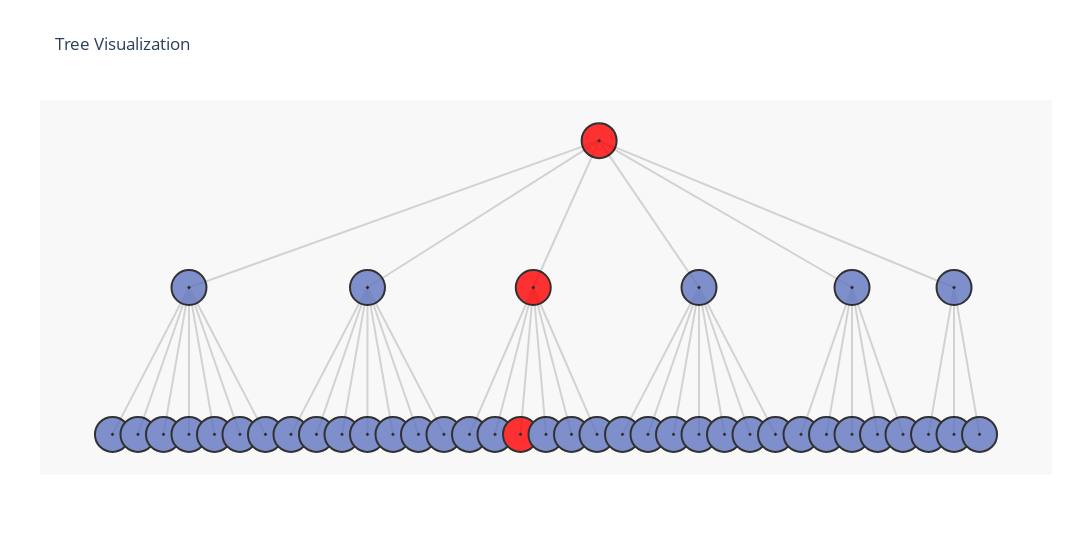

Notebook code cell kept with this figure:
### Code cell
from source.tree_visualization.visualize_start import visualize_tree_graph

visualize_tree_graph(tree, jupyter=True, special_nodes=[-1, 37, 9])

### Figure 1 — Plotly figure (JSON) as saved in the notebook; plotly's stock layout.template omitted (floating-point values rounded to 4 significant figures)
{"data": [{"hoverinfo": "none", "line": {"color": "rgb(210,210,210)", "width": 2}, "mode": "lines", "x": [0.0, -16.08, null, -16.08, -19.08, null, -16.08, -18.08, null, -16.08, -17.08, null, -16.08, -16.08, null, -16.08, -15.08, null, -16.08, -14.08, null, -16.08, -13.08, null, 0.0, -9.083, null, -9.083, -12.08, null, -9.083, -11.08, null, -9.083, -10.08, null, -9.083, -9.083, null, -9.083, -8.083, null, -9.083, -7.083, null, -9.083, -6.083, null, 0.0, -2.583, null, -2.583, -5.083, null, -2.583, -4.083, null, -2.583, -3.083, null, -2.583, -2.083, null, -2.583, -1.083, null, -2.583, -0.08333, null, 0.0, 3.917, null, 3.917, 0.9167, null, 3.917, 1.917, null, 3.917, 2.917, null, 3.917, 3.917, null, 3.917, 4.917, null, 3.917, 5.917, null, 3.917, 6.917, null, 0.0, 9.917, null, 9.917, 7.917, null, 9.917, 8.917, null, 9.917, 9.917, null, 9.917, 10.92, null, 9.917, 11.92, null, 0.0, 13.92, null, 13.92, 12.92, null, 13.92, 13.92, null, 13.92, 14.92, null], "y": [4.0, 3.0, null, 3.0, 2.0, null, 3.0, 2.0, null, 3.0, 2.0, null, 3.0, 2.0, null, 3.0, 2.0, null, 3.0, 2.0, null, 3.0, 2.0, null, 4.0, 3.0, null, 3.0, 2.0, null, 3.0, 2.0, null, 3.0, 2.0, null, 3.0, 2.0, null, 3.0, 2.0, null, 3.0, 2.0, null, 3.0, 2.0, null, 4.0, 3.0, null, 3.0, 2.0, null, 3.0, 2.0, null, 3.0, 2.0, null, 3.0, 2.0, null, 3.0, 2.0, null, 3.0, 2.0, null, 4.0, 3.0, null, 3.0, 2.0, null, 3.0, 2.0, null, 3.0, 2.0, null, 3.0, 2.0, null, 3.0, 2.0, null, 3.0, 2.0, null, 3.0, 2.0, null, 4.0, 3.0, null, 3.0, 2.0, null, 3.0, 2.0, null, 3.0, 2.0, null, 3.0, 2.0, null, 3.0, 2.0, null, 4.0, 3.0, null, 3.0, 2.0, null, 3.0, 2.0, null, 3.0, 2.0, null], "type": "scatter"}, {"hoverinfo": "text", "marker": {"color": ["red", "#6175c1", "#6175c1", "#6175c1", "#6175c1", "#6175c1", "#6175c1", "#6175c1", "#6175c1", "#6175c1", "#6175c1", "#6175c1", "#6175c1", "#6175c1", "#6175c1", "#6175c1", "#6175c1", "red", "#6175c1", "#6175c1", "red", "#6175c1", "#6175c1", "#6175c1", "#6175c1", "#6175c1", "#6175c1", "#6175c1", "#6175c1", "#6175c1", "#6175c1", "#6175c1", "#6175c1", "#6175c1", "#6175c1", "#6175c1", "#6175c1", "#6175c1", "#6175c1", "#6175c1", "#6175c1", "#6175c1"], "line": {"color": "#000000", "width": 2}, "size": 35, "symbol": "circle-dot"}, "mode": "markers", "name": "nodes", "opacity": 0.8, "text": ["Node Index: -1, Node Text: Root Node", "Node Index: 35, Node Text: In this tale, a kind-hearted father asks his two step<br>-daughters what they want him to bring back for them. One asks for beautiful dre<br>sses, while the other requests pearls and jewels. When the father asks Cinderell<br>a what she would like, she simply asks him to break off the first branch that kn<br>ocks against his hat on his way home. On his journey, a hazel twig knocks off hi<br>s hat, and he fulfills the wishes of his step-daughters and brings the hazel bra<br>nch to", "Node Index: 4, Node Text: asked his two step-daughters what he should bring back<br> for them Beautiful dresses, said one, pearls and jewels, said the second And yo<br>u, cinderella, said he, what will you have   Father break off for me the first b<br>ranch which knocks against your hat on your way home   So he bought beautiful dr<br>esses, pearls and jewels for his two step-daughters, and on his way home, as he <br>was riding through a green thicket, a hazel twig brushed against him and", "Node Index: 5, Node Text: knocked off his hat   Then he broke off the branch and<br> took it with him   When he reached home he gave his step-daughters the things w<br>hich they had wished for, and to cinderella he gave the branch from the hazel-bu<br>sh   Cinderella thanked him, went to her mother's grave and planted the branch o<br>n it, and wept so much that the tears fell down on it and watered it   And it gr<br>ew and became a handsome tree", "Node Index: 6, Node Text:  Thrice a day cinderella went and sat beneath it, and <br>wept and prayed, and a little white bird always came on the tree, and if cindere<br>lla expressed a wish, the bird threw down to her what she had wished for It happ<br>ened, however, that the king gave orders for a festival which was to last three <br>days, and to which all the beautiful young girls in the country were invited, in<br> order that his son might choose himself a bride", "Node Index: 18, Node Text: a dim little oil-lamp was burning on the mantle-piece<br>, for cinderella had jumped quickly down from the back of the pigeon-house and h<br>ad run to the little hazel-tree, and there she had taken off her beautiful cloth<br>es and laid them on the grave, and the bird had taken them away again, and then <br>she had seated herself in the kitchen amongst the ashes in her grey gown Next da<br>y when the festival began afresh, and her parents and", "Node Index: 19, Node Text: the step-sisters had gone once more, cinderella went <br>to the hazel-tree and said -      shiver and quiver, my little tree,      silver<br> and gold throw down over me Then the bird threw down a much more beautiful dres<br>s than on the preceding day  And when cinderella appeared at the wedding in this<br> dress, every one was astonished at her beauty   The king's son had waited until<br> she came, and instantly took her by the hand", "Node Index: 21, Node Text: between the branches like a squirrel that the king's <br>son did not know where she was gone   He waited until her father came, and said <br>to him, the unknown maiden has escaped from me, and I believe she has climbed up<br> the pear-tree   The father thought, can it be cinderella   And had an axe broug<br>ht and cut the tree down, but no one was on it   And when they got into the", "Node Index: 22, Node Text: kitchen, cinderella lay there among the ashes, as usu<br>al, for she had jumped down on the other side of the tree, had taken the beautif<br>ul dress to the bird on the little hazel-tree, and put on her grey gown On the t<br>hird day, when the parents and sisters had gone away, cinderella went once more <br>to her mother's grave and said to the little tree -      shiver and quiver, my l<br>ittle tree,      silver and gold throw down over me", "Node Index: 36, Node Text: Summary:<br><br>In this story, a father tells his daughters that only the one whose foot fits a <br>golden slipper will be his wife. The two sisters are hopeful as they both have p<br>retty feet, but the eldest sister's foot is too big for the slipper. At her moth<br>er's urging, she cuts off her toe to make the slipper fit, and she marries the k<br>ing's son. However, on their way to the palace, two pigeons warn that the shoe i<br>s too small and", "Node Index: 32, Node Text: however, took cinderella on his horse and rode away w<br>ith her   As they passed by the hazel-tree, the two white doves cried -      tur<br>n and peep, turn and peep,      no blood is in the shoe,      the shoe is not to<br>o small for her,      the true bride rides with you, and when they had cried tha<br>t, the two came flying down and placed themselves on cinderella's shoulders, one<br> on the right,", "Node Index: 25, Node Text: the father, and said to him, no one shall be my wife <br>but she whose foot this golden slipper fits   Then were the two sisters glad, fo<br>r they had pretty feet   The eldest went with the shoe into her room and wanted <br>to try it on, and her mother stood by   But she could not get her big toe into i<br>t, and the shoe was too small for her   Then her mother gave her a knife and sai<br>d, cut the toe off,", "Node Index: 26, Node Text: when you are queen you will have no more need to go o<br>n foot   The maiden cut the toe off, forced the foot into the shoe, swallowed th<br>e pain, and went out to the king's son   Then he took her on his his horse as hi<br>s bride and rode away with her   They were obliged, however, to pass the grave, <br>and there, on the hazel-tree, sat the two pigeons and cried -      turn and peep<br>, turn and peep,", "Node Index: 27, Node Text:      there's blood within the shoe,      the shoe it <br>is too small for her,      the true bride waits for you Then he looked at her fo<br>ot and saw how the blood was trickling from it   He turned his horse round and t<br>ook the false bride home again, and said she was not the true one, and that the <br>other sister was to put the shoe on   Then this one went into her chamber and go<br>t her toes safely into the shoe, but her heel was too large", "Node Index: 28, Node Text:   So her mother gave her a knife and said,  cut a bit<br> off your heel, when you are queen you will have no more need to go on foot   Th<br>e maiden cut a bit off her heel, forced her foot into the shoe, swallowed the pa<br>in, and went out to the king's son   He took her on his horse as his bride, and <br>rode away with her, but when they passed by the hazel-tree, the two pigeons sat <br>on it and cried -", "Node Index: 29, Node Text:      turn and peep, turn and peep,      there's blood<br> within the shoe,      the shoe it is too small for her,      the true bride wai<br>ts for you He looked down at her foot and saw how the blood was running out of h<br>er shoe, and how it had stained her white stocking quite red   Then he turned hi<br>s horse and took the false bride home again   This also is not the right one, sa<br>id he, have you no other daughter", "Node Index: 31, Node Text: before the king's son, who gave her the golden shoe  <br> Then she seated herself on a stool, drew her foot out of the heavy wooden shoe,<br> and put it into the slipper, which fitted like a glove   And when she rose up a<br>nd the king's son looked at her face he recognized the beautiful maiden who had <br>danced with him and cried, that is the true bride   The step-mother and the two <br>sisters were horrified and became pale with rage, he,", "Node Index: 37, Node Text: Summary:<br><br>A rich man's wife falls sick and, feeling her end approaching, tells her daughte<br>r to be good and pious so that God will protect her. The mother passes away, and<br> the daughter visits her grave daily, remaining pious and good. When winter come<br>s, the snow covers the grave, and by spring, the man marries another woman who b<br>rings her two beautiful but wicked daughters into the house. The step-daughters <br>mistreat the kind maiden, calling her names and making her work", "Node Index: 0, Node Text: The wife of a rich man fell sick, and as she felt that<br> her end was drawing near, she called her only daughter to her bedside and said,<br> dear child, be good and pious, and then the good God will always protect you, a<br>nd I will look down on you from heaven and be near you   Thereupon she closed he<br>r eyes and departed   Every day the maiden went out to her mother's grave, and w<br>ept, and she remained pious and good   When winter came", "Node Index: 1, Node Text: the snow spread a white sheet over the grave, and by t<br>he time the spring sun had drawn it off again, the man had taken another wife Th<br>e woman had brought with her into the house two daughters, who were beautiful an<br>d fair of face, but vile and black of heart Now began a bad time for the poor st<br>ep-child   Is the stupid goose to sit in the parlor with us, they said   He who <br>wants to eat bread must earn it   Out with the kitchen-wench", "Node Index: 9, Node Text: back-door into the garden, and called, you tame pigeon<br>s, you turtle-doves, and all you birds beneath the sky, come and help me to pick<br>      the good into the pot,      the bad into the crop Then two white pigeons c<br>ame in by the kitchen window, and afterwards the turtle-doves, and at last all t<br>he birds beneath the sky, came whirring and crowding in, and alighted amongst th<br>e ashes", "Node Index: 10, Node Text: And the pigeons nodded with their heads and began pic<br>k, pick, pick, pick, and the rest began also pick, pick, pick, pick, and gathere<br>d all the good grains into the dish   Hardly had one hour passed before they had<br> finished, and all flew out again   Then the girl took the dish to her step-moth<br>er, and was glad, and believed that now she would be allowed to go with them to <br>the festival", "Node Index: 12, Node Text: dishes of lentils amongst the ashes, the maiden went <br>through the back-door into the garden and cried, you tame pigeons, you turtle-do<br>ves, and all you birds beneath the sky, come and help me to pick      the good i<br>nto the pot,      the bad into the crop Then two white pigeons came in by the ki<br>tchen-window, and afterwards the turtle-doves, and at length all the birds benea<br>th the", "Node Index: 13, Node Text: sky, came whirring and crowding in, and alighted amon<br>gst the ashes   And the doves nodded with their heads and began pick, pick, pick<br>, pick, and the others began also pick, pick, pick, pick, and gathered all the g<br>ood seeds into the dishes, and before half an hour was over they had already fin<br>ished, and all flew out again Then the maiden was delighted, and believed that s<br>he might now go with them to the wedding", "Node Index: 38, Node Text: In the story of \"Cinderella,\" a proud princess is str<br>ipped of her beautiful clothes, forced to wear old, grey attire and wooden shoes<br>, and made to work hard in the kitchen by her cruel stepmother and stepsisters. <br>They mock her and make her pick peas and lentils from the ashes, giving her the <br>nickname \"Cinderella\" due to her dusty appearance. Her stepmother refuses to let<br> her attend the royal festival, despite Cinderella's pleas. When a mysterious ma<br>iden leaps", "Node Index: 2, Node Text:   They took her pretty clothes away from her, put an o<br>ld grey bedgown on her, and gave her wooden shoes   Just look at the proud princ<br>ess, how decked out she is, they cried, and laughed, and led her into the kitche<br>n There she had to do hard work from morning till night, get up before daybreak,<br> carry water, light fires, cook and wash   Besides this, the sisters did her eve<br>ry imaginable injury - they mocked her", "Node Index: 3, Node Text: and emptied her peas and lentils into the ashes, so th<br>at she was forced to sit and pick them out again   In the evening when she had w<br>orked till she was weary she had no bed to go to, but had to sleep by the hearth<br> in the cinders   And as on that account she always looked dusty and dirty, they<br> called her cinderella It happened that the father was once going to the fair, a<br>nd he", "Node Index: 8, Node Text:   You go, cinderella, said she, covered in dust and di<br>rt as you are, and would go to the festival   You have no clothes and shoes, and<br> yet would dance   As, however, cinderella went on asking, the step-mother said <br>at last, I have emptied a dish of lentils into the ashes for you, if you have pi<br>cked them out again in two hours, you shall go with us   The maiden went through<br> the", "Node Index: 11, Node Text: But the step-mother said, no, cinderella, you have no<br> clothes and you can not dance   You would only be laughed at   And as cinderell<br>a wept at this, the step-mother said, if you can pick two dishes of lentils out <br>of the ashes for me in one hour, you shall go with us   And she thought to herse<br>lf, that she most certainly cannot do again   When the step-mother had emptied t<br>he two", "Node Index: 14, Node Text:   But the step-mother said, all this will not help   <br>You cannot go with us, for you have no clothes and can not dance   We should be <br>ashamed of you   On this she turned her back on cinderella, and hurried away wit<br>h her two proud daughters As no one was now at home, cinderella went to her moth<br>er's grave beneath the hazel-tree, and cried -      shiver and quiver, little tr<br>ee,      silver and gold throw down over me", "Node Index: 17, Node Text: pigeon-house   The king's son waited until her father<br> came, and then he told him that the unknown maiden had leapt into the pigeon-ho<br>use   The old man thought, can it be cinderella   And they had to bring him an a<br>xe and a pickaxe that he might hew the pigeon-house to pieces, but no one was in<br>side it   And when they got home cinderella lay in her dirty clothes among the a<br>shes, and", "Node Index: 30, Node Text:   No, said the man, there is still a little stunted k<br>itchen-wench which my late wife left behind her, but she cannot possibly be the <br>bride   The king's son said he was to send her up to him, but the mother answere<br>d, oh, no, she is much too dirty, she cannot show herself   But he absolutely in<br>sisted on it, and cinderella had to be called   She first washed her hands and f<br>ace clean, and then went and bowed down", "Node Index: 39, Node Text: Cinderella received a gold and silver dress, along wi<br>th embroidered slippers, from a bird as she prepared for a wedding. She wore the<br> dress and looked so stunning that her step-sisters and step-mother mistook her <br>for a foreign princess. They didn't recognize her and assumed Cinderella was sti<br>ll at home doing menial chores. At the wedding, the prince danced only with Cind<br>erella, refusing other partners, and even attempted to follow her home. However,<br> Cinderella managed to escape", "Node Index: 15, Node Text: Then the bird threw a gold and silver dress down to h<br>er, and slippers embroidered with silk and silver   She put on the dress with al<br>l speed, and went to the wedding   Her step-sisters and the step-mother however <br>did not know her, and thought she must be a foreign princess, for she looked so <br>beautiful in the golden dress They never once thought of cinderella, and believe<br>d that she was sitting at home in the dirt, picking lentils out of the ashes   T<br>he", "Node Index: 16, Node Text: prince approached her, took her by the hand and dance<br>d with her He would dance with no other maiden, and never let loose of her hand,<br> and if any one else came to invite her, he said, this is my partner She danced <br>till it was evening, and then she wanted to go home But the king's son said, I w<br>ill go with you and bear you company, for he wished to see to whom the beautiful<br> maiden belonged She escaped from him, however, and sprang into the", "Node Index: 20, Node Text: and danced with no one but her   When others came and<br> invited her, he said, this is my partner   When evening came she wished to leav<br>e, and the king's son followed her and wanted to see into which house she went  <br> But she sprang away from him, and into the garden behind the house   Therein st<br>ood a beautiful tall tree on which hung the most magnificent pears   She clamber<br>ed so nimbly", "Node Index: 23, Node Text: And now the bird threw down to her a dress which was <br>more splendid and magnificent than any she had yet had, and the slippers were go<br>lden   And when she went to the festival in the dress, no one knew how to speak <br>for astonishment   The king's son danced with her only, and if any one invited h<br>er to dance, he said this is my partner When evening came, cinderella wished to <br>leave, and the king's", "Node Index: 24, Node Text: son was anxious to go with her, but she escaped from <br>him so quickly that he could not follow her   The king's son, however, had emplo<br>yed a ruse, and had caused the whole staircase to be smeared with pitch, and the<br>re, when she ran down, had the maiden's left slipper remained stuck   The king's<br> son picked it up, and it was small and dainty, and all golden   Next morning, h<br>e went with it to", "Node Index: 40, Node Text: Two step-sisters are invited to a wedding at the king<br>'s palace and ask Cinderella to help them get ready. Cinderella, although happy <br>for them, wishes she could go to the dance as well. The step-mother refuses Cind<br>erella's request to attend. Later, when the king's son is to marry, the step-sis<br>ters want to gain favor with Cinderella. During the ceremony, pigeons peck out o<br>ne eye from each sister on different occasions as punishment for their wickednes<br>s", "Node Index: 33, Node Text: the other on the left, and remained sitting there Whe<br>n the wedding with the king's son was to be celebrated, the two false sisters ca<br>me and wanted to get into favor with cinderella and share her good fortune   Whe<br>n the betrothed couple went to church, the elder was at the right side and the y<br>ounger at the left, and the pigeons pecked out one eye from each of them   After<br>wards as they came back the elder was at", "Node Index: 34, Node Text: the left, and the younger at the right, and then the <br>pigeons pecked out the other eye from each   And thus, for their wickedness and <br>falsehood, they were punished with blindness all their days", "Node Index: 7, Node Text:   When the two step-sisters heard that they too were t<br>o appear among the number, they were delighted, called cinderella and said, comb<br> our hair for us, brush our shoes and fasten our buckles, for we are going to th<br>e wedding at the king's palace Cinderella obeyed, but wept, because she too woul<br>d have liked to go with them to the dance, and begged her step-mother to allow h<br>er to do so"], "x": [0.0, -16.08, -19.08, -18.08, -17.08, -16.08, -15.08, -14.08, -13.08, -9.083, -12.08, -11.08, -10.08, -9.083, -8.083, -7.083, -6.083, -2.583, -5.083, -4.083, -3.083, -2.083, -1.083, -0.08333, 3.917, 0.9167, 1.917, 2.917, 3.917, 4.917, 5.917, 6.917, 9.917, 7.917, 8.917, 9.917, 10.92, 11.92, 13.92, 12.92, 13.92, 14.92], "y": [4.0, 3.0, 2.0, 2.0, 2.0, 2.0, 2.0, 2.0, 2.0, 3.0, 2.0, 2.0, 2.0, 2.0, 2.0, 2.0, 2.0, 3.0, 2.0, 2.0, 2.0, 2.0, 2.0, 2.0, 3.0, 2.0, 2.0, 2.0, 2.0, 2.0, 2.0, 2.0, 3.0, 2.0, 2.0, 2.0, 2.0, 2.0, 3.0, 2.0, 2.0, 2.0], "type": "scatter"}], "layout": {"font": {"size": 12}, "hovermode": "closest", "margin": {"b": 85, "l": 40, "r": 40, "t": 100}, "plot_bgcolor": "rgb(248,248,248)", "showlegend": false, "title": {"text": "Tree Visualization"}, "width": 1500, "xaxis": {"showgrid": false, "showline": false, "showticklabels": false, "zeroline": false}, "yaxis": {"showgrid": false, "showline": false, "showticklabels": false, "zeroline": false}}}
